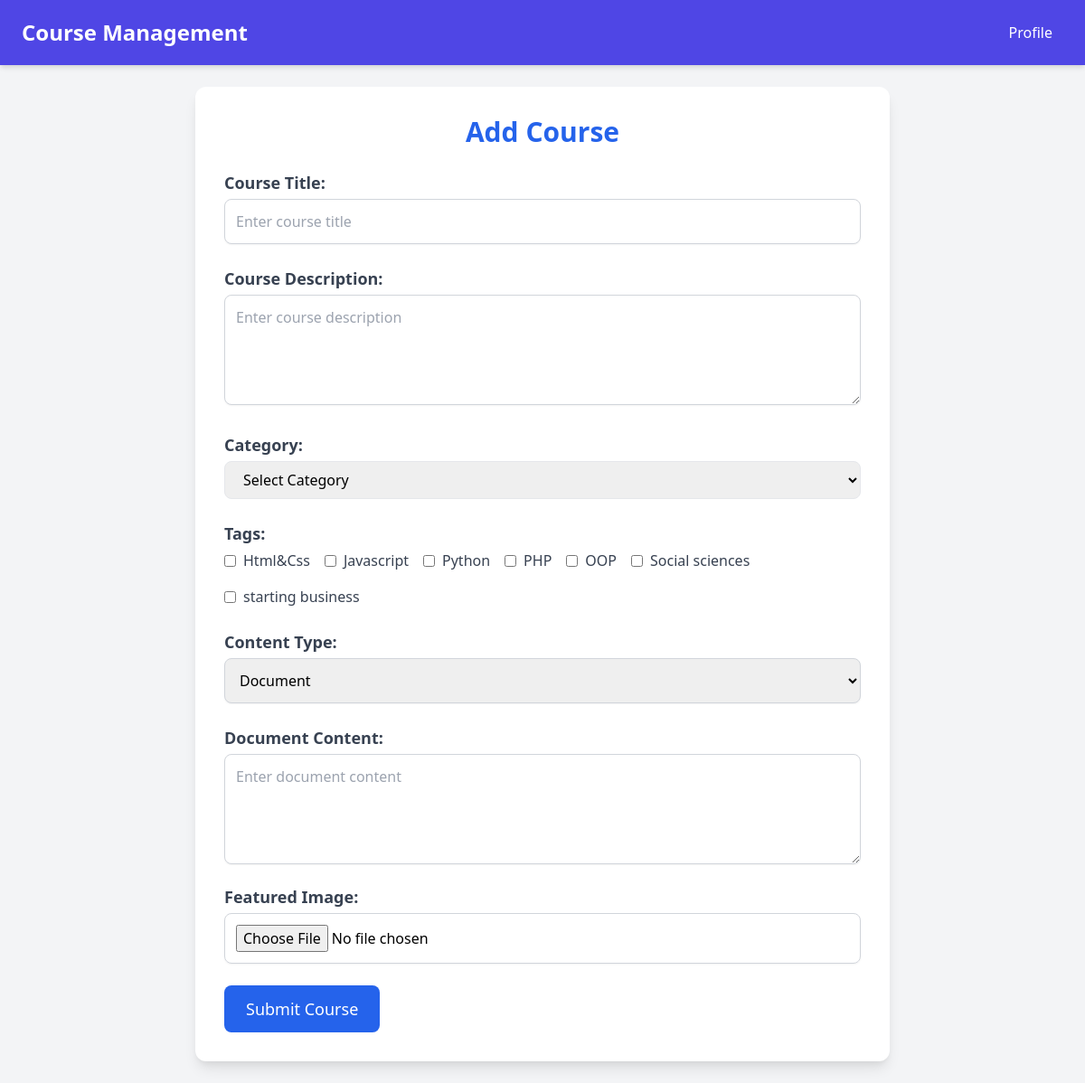
Page /app/Teacher/addCourse.php (signed in) on the committed database.
### tables this page shows
CREATE TABLE `Tags` (
    `tag_id` int(11) NOT NULL,
    `name` varchar(255) NOT NULL,
    `created_at` timestamp NOT NULL DEFAULT current_timestamp()
  );

### app/config/Database.php (called while the page is built, shortened)
<?php
class Database {
    private $servername = "localhost";
    private $username = "root";
    private $password = "";
    private $dbname = "youdemy";
    private $conn;
    public function __construct()
    {
        try {
            $this->conn = new PDO("mysql:host={$this->servername};dbname={$this->dbname}", $this->username, $this->password);
            $this->conn->setAttribute(PDO::ATTR_ERRMODE, PDO::ERRMODE_EXCEPTION);
        } catch (PDOException $e) {
            die("Connection failed: " . $e->getMessage());
        }
    }
    public function getConnection() {
        return $this->conn;
    }
}

### app/Models/Crud.php (called while the page is built, shortened)
<?php
class Crud extends Database
{
    public function selectRecords(string $table, string $columns = '*', string $where = null)
    {
        $sql = "SELECT $columns FROM $table";
        try {
            $stmt = $this->getConnection()->prepare($sql);
            if ($stmt->execute()) {
                return $stmt->fetchAll(PDO::FETCH_ASSOC);
            } else {
                return false;
            }
        } catch (PDOException $e) {
            error_log("Error selecting records: " . $e->getMessage());
            return false;
        }
    }
}

### app/Models/Tag.php (called while the page is built, shortened)
<?php
class Tag extends Crud {
    private $table = "Tags";
    public function display() {
        return $this->selectRecords($this->table);
    }
}
?>

### app/Teacher/addCourse.php (the view, shortened to what this page needs)
<?php
require_once __DIR__ . '/../Models/Tag.php';
require_once __DIR__ . '/../Config/Database.php';
$tagModel = new Tag();
$tags = $tagModel->display();
?>
<!DOCTYPE html>
<html lang="en">
<head>
    <link href="https://cdn.jsdelivr.net/npm/tailwindcss@2.2.19/dist/tailwind.min.css" rel="stylesheet">
</head>
<body class="bg-gray-100">
<div class="min-h-screen flex flex-col">
    <nav class="navbar text-white px-6 py-4 shadow-md flex justify-between items-center">
        <h1 class="text-2xl font-bold">Course Management</h1>
        <div class="flex space-x-4">
            <a href="teacher.php" class="hover:bg-blue-500 px-3 py-2 rounded transition duration-300">Profile</a>
        </div>
    </nav>
    <main class="flex-1 p-6">
        <div class="bg-white shadow-lg rounded-xl p-8 max-w-3xl mx-auto">
            <h2 class="text-3xl font-bold text-blue-600 mb-6 text-center">Add Course</h2>
            <form action="addCourse.php" method="POST" enctype="multipart/form-data" class="space-y-6">
                <div>
                    <label for="course-title" class="block text-lg font-semibold text-gray-700 mb-1">Course Title:</label>
                    <input type="text" id="course-title" name="title" class="w-full border border-gray-300 rounded-lg p-3 focus:ring-blue-500 focus:border-blue-500 shadow-sm" placeholder="Enter course title" required>
                </div>
                <div>
                    <label for="description" class="block text-lg font-semibold text-gray-700 mb-1">Course Description:</label>
                    <textarea id="description" name="description" rows="4" class="w-full border border-gray-300 rounded-lg p-3 focus:ring-blue-500 focus:border-blue-500 shadow-sm" placeholder="Enter course description" required></textarea>
                </div>
                <div>
                    <label for="category_id" class="block text-lg font-semibold text-gray-700 mb-1">Category:</label>
                    <select name="category_id" id="category_id" class="w-full px-4 py-2 border rounded-lg focus:outline-none focus:ring-2 focus:ring-blue-500" required>
                        <option value="">Select Category</option>
                    </select>
                </div>
                <div>
                    <label for="tags" class="block text-lg font-semibold text-gray-700 mb-1">Tags:</label>
                    <div id="tags" class="flex flex-wrap gap-4">
                        <?php foreach ($tags as $tag): ?>
                            <div class="flex items-center">
                                <input type="checkbox" name="tags[]" value="<?= $tag['tag_id']; ?>" class="mr-2">
                                <label for="tag-<?= htmlspecialchars($tag['tag_id']); ?>" class="text-gray-700"><?= htmlspecialchars($tag['name']); ?></label>
                            </div>
                        <?php endforeach; ?>
                    </div>
                </div>
                <div>
                    <label for="content_type" class="block text-lg font-semibold text-gray-700 mb-1">Content Type:</label>
                    <select id="content_type" name="contenu" class="w-full border border-gray-300 rounded-lg p-3 focus:ring-blue-500 focus:border-blue-500 shadow-sm" onchange="toggleContentType()" required>
                        <option value="document">Document</option>
                    </select>
                </div>
                <div id="document_field">
                    <label for="document_text" class="block text-lg font-semibold text-gray-700 mb-1">Document Content:</label>
                    <textarea id="document_text" name="document_text" rows="4" class="w-full border border-gray-300 rounded-lg p-3 focus:ring-blue-500 focus:border-blue-500 shadow-sm" placeholder="Enter document content"></textarea>
                    <label for="featured_image" class="block text-lg font-semibold text-gray-700 mb-1 mt-4">Featured Image:</label>
                    <input type="file" id="featured_image" name="featured_image" class="w-full border border-gray-300 rounded-lg p-3 focus:ring-blue-500 focus:border-blue-500 shadow-sm" />
                </div>
                <button type="submit" class="bg-blue-600 text-white px-6 py-3 rounded-lg text-lg">Submit Course</button>
            </form>
        </div>
    </main>
</div>
</body>
</html>

### app/Teacher/addCourse.php (style rules this page uses)
.navbar { background-color: #4f46e5; }

### rows in the picture
tags: name "Html&Css"
tags: name "Javascript"
tags: name "Python"
tags: name "PHP"
tags: name "OOP"
tags: name "Social sciences"
tags: name "starting business"
